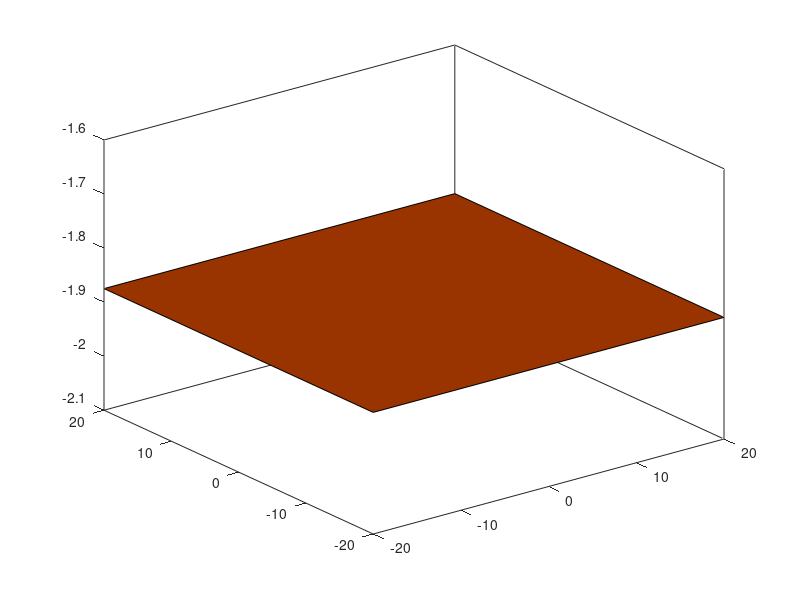

Write MATLAB code to recreate this figure. (Note: this script raises an error after producing the figure.)
clear all
format long
clear figure
clc

%just testing before implementing the algorithm to render the cone of
%vision emanating out of the sniper scope eye point
%rotation parameters of the rifle scope
phi = pi/4;
theta = 0;
%geomemtric params:
h = 0.5;
L1 = 5;
L2 = 1.5;
%field of vision params :
visual_angle = pi/4; 
y_max = 20; %cone of vision frontal distance limit (for plotting)
c = tan(visual_angle/2); %long run Field of vision length rate of change with respect to frontal distance y
%current positions of the scope ends  based on the parameters
A = [0;0;0];
B = zeros(3,1);
C = zeros(3,1); %position of the eye-side of the scope
D = zeros(3,1); %position of the other end of the scope
E = zeros(3,1);
F = zeros(3,1);
G = zeros(3,1);
H = zeros(3,1);

%% RIFLE LINE PLOTS INTITIALIZATION 
%% %%%%%%%%%%%%%%%%%%%%%%%%%%%%%%%%%%%%%%%%%%%%%%%%%%%%
%draw the ground (plane z = 0)
figure
x = [-y_max, y_max, y_max, -y_max]; %adding the ground at z = -0.375*L1 where the bipod legs stand up from 
y = [-y_max, -y_max, y_max, y_max];
z = [-0.375*L1, -0.375*L1, -0.375*L1, -0.375*L1];
fill3(x, y, z,[0.6 0.2 0.0]);
alpha(0.2); % Adjust transparency
hold on;
C_ref = scatter3([C(1,1)],[C(2,1)],[C(3,1)],'filled', 'b'); % Blue color for C and text saying C
C_text = text(C(1,1), C(2,1), C(3,1), '  C', 'Color', 'b'); 
hold on;
D_ref = scatter3([D(1,1)],[D(2,1)],[D(3,1)], 'filled', 'r'); % Red color for D and text saying D
D_text = text(D(1,1), D(2,1), D(3,1), '  D', 'Color', 'r'); 
hold on
S_ref = plot3([C(1,1) D(1,1)],[C(2,1) D(2,1)], [C(3,1) D(3,1)],'Color','black'); %segment line plot of the scope
set(S_ref,'LineWidth',3);
hold on;
B_ref = plot3([0 0],[0 0],[0 0],'Color','black','Linewidth',3); %body line plot
hold on;
Ls_ref =  plot3([0 0],[0 0],[0 0],'Color','black','Linewidth',3); %left scope support line plot
hold on;
Rs_ref =  plot3([0 0],[0 0],[0 0],'Color','black','Linewidth',3); %right scope support line plot
hold on;
Bl_ref =  plot3([0 0],[0 0],[0 0],'Color','black','Linewidth',3); %left bipod leg line plot
hold on;
Br_ref = plot3([0 0],[0 0],[0 0],'Color','black','Linewidth',3); %right bipod leg line plot
hold on
%% %%%%%%%%%%%%%%%%%%%%%%%%%%%%%%%%%%%%%%% cone and local scope coordinates line plots initialization
Y_hat = linspace(0,y_max,1001);
X_hat = [0*Y_hat 0*Y_hat c*Y_hat -c*Y_hat];
Z_hat = [c*Y_hat -c*Y_hat 0*Y_hat 0*Y_hat];
Y_hat = [Y_hat Y_hat Y_hat Y_hat];
X = [];
Y = [];
Z = [];
Cv_ref = scatter3([],[],[],'yellow','Marker','.'); %cone of vision object 
hold on;
v1_ref = plot3([0 0],[0 0],[0 0],'Color','r');  %basis vectors of the scope coordinate system line plots
set(v1_ref,'LineWidth',2);
hold on;
v2_ref = plot3([0 0],[0 0],[0 0],'Color','g');
set(v2_ref,'LineWidth',2);
hold on;
v3_ref = plot3([0 0],[0 0],[0 0],'Color','b');
set(v3_ref,'LineWidth',2);
hold on;
N = 1000; %number of vertices 
V = zeros(3,N); %generate a set of vertices that form a unit circle about the x-z axis of world coordinates
for i=1:N
    V(1,i) = cos(i*(2*pi)/(N));
    V(2,i) = 5;
    V(3,i) = sin(i*(2*pi)/(N));
end
scatter3(V(1,:),V(2,:),V(3,:),'red','Marker','.');
T = zeros(3,3); %matrix that transforms scope local coordinates into shifted coordinates about C
xlabel("X");
ylabel("Y");
zlabel("Z");
grid on
axis equal

%% OBJECT DEFINITION AND SCOPE SCREEN CREATION:
figure 
u = linspace(0,2*pi,1000);
x = cos(u);
y = sin(u);
Scope_hud = scatter(x,y,'black','Marker','.');
hold on;
plot([-1 1],[0 0],'black');
hold on;
plot([0 0],[-1 1],'black');
hold on;
W = zeros(3,N); %same vertices inside V but described in scope coordinates
Visible_W = []; %same vertices as those inside W but only the subset that is visible by the scope
Scope_handle = scatter(W(1,:),W(3,:),'red','Marker','.'); %initialize the scatter plot handle to the scope screen 
axis([-1,1,-1,1]);
xlabel("x");
ylabel("y");
title("Scope's perspective");
axis equal
grid on
% axis equal;

%% Visualization of the rifle in space with observable scope coordinate system
theta =0.5*pi;
phi = theta;

%compute the coordinates of both ends of the scope based on derivations
B = [L1*sin(phi)*cos(theta);L1*sin(phi)*sin(theta);L1*cos(phi)];
C = [h*sin(phi-pi/2)*cos(theta); h*sin(phi-pi/2)*sin(theta); h*cos(phi-pi/2)];
D = [sqrt(h^2+L2^2)*sin(phi-atan(h/L2))*cos(theta);sqrt(h^2+L2^2)*sin(phi-atan(h/L2))*sin(theta);sqrt(h^2+L2^2)*cos(phi-atan(h/L2))];
E = [0.5*L1*sin(phi)*cos(pi+theta);0.5*L1*sin(phi)*sin(pi+theta);0.5*L1*cos(phi-pi)];
F = [-0.25*L1;0;-0.375*L1];
G = [0.25*L1;0;-0.375*L1];
H = [L2*sin(phi)*cos(theta);L2*sin(phi)*sin(theta);L2*cos(phi)];

%update the data in their respective line plots 
set(C_ref, {'XData', 'YData', 'ZData'}, {C(1,1), C(2,1), C(3,1)});
set(D_ref, {'XData', 'YData', 'ZData'}, {D(1,1), D(2,1), D(3,1)});
set(C_text,'Position',[C(1,1), C(2,1), C(3,1)]);
set(D_text,'Position',[D(1,1), D(2,1), D(3,1)]);
set(S_ref, {'XData', 'YData', 'ZData'}, {[C(1,1) D(1,1)], [C(2,1) D(2,1)], [C(3,1) D(3,1)]});
set(B_ref,{'XData','YData','ZData'},{[E(1,1) B(1,1)],[E(2,1) B(2,1)], [E(3,1) B(3,1)]});
set(Ls_ref,{'XData','YData','ZData'},{[A(1,1) C(1,1)],[A(2,1) C(2,1)], [A(3,1) C(3,1)]});
set(Rs_ref,{'XData','YData','ZData'},{[H(1,1) D(1,1)],[H(2,1) D(2,1)],[H(3,1) D(3,1)]});
set(Bl_ref,{'XData','YData','ZData'},{[F(1,1) A(1,1)],[F(2,1) A(2,1)],[F(3,1) A(3,1)]});
set(Br_ref,{'XData','YData','ZData'},{[G(1,1) A(1,1)],[G(2,1) A(2,1)], [G(3,1) A(3,1)]});

%% cone of vision coordinate transformation 
%define matrix that maps scope coords->coords translated around C
T = GetCameraMatrix(theta,phi,L2,h);
%draw the basis vectors emanating from C
set(v1_ref,{'XData','YData','ZData'},{[C(1,1) C(1,1)+T(1,1)],[C(2,1) C(2,1)+T(2,1)],[C(3,1) C(3,1)+T(3,1)]});
set(v2_ref,{'XData','YData','ZData'},{[C(1,1) C(1,1)+T(1,2)],[C(2,1) C(2,1)+T(2,2)],[C(3,1) C(3,1)+T(3,2)]});
set(v3_ref,{'XData','YData','ZData'},{[C(1,1) C(1,1)+T(1,3)],[C(2,1) C(2,1)+T(2,3)],[C(3,1) C(3,1)+T(3,3)]});
%draw the cone of vision emanating from the eye side of the scope i.e. : C
for i=1:size(Y_hat,2)
    result_vect = T*[X_hat(i);Y_hat(i);Z_hat(i)]+C;
    X(i) = result_vect(1,1);
    Y(i) = result_vect(2,1);
    Z(i) = result_vect(3,1);
end
set(Cv_ref,{'XData','YData','ZData'},{X,Y,Z});
%% project visible vertices onto the scope screen (without taking into account depth )
%first find the vertices coordinates from scope which is done by
%using the inverse of T
T_inverse = inv(T);
W = T_inverse*V; %W now has the object vertices with respect to scope coordinate system
dir = T_inverse*C;
for col =1:size(W,2)
    W(:,col) = W(:,col)-dir;
end
near = 1;
far = 1000;
for i=1:size(W,2) %repeat the algorithm for each vertex (culling algorithm ie: taking only the vertices that are inside the visible region)
    if (near<= W(2,i)) && (W(2,i)<= far) %the object is frontally visible by scope
        if (abs(W(1,i)) <= c*W(2,i)) %the object is laterally visible by scope
%             z_max = sqrt((c*W(2,i))^2-(W(1,i))^2); %cone of vision model
              z_max = c*W(2,i); %view frustum model
            if (abs(W(3,i)) <= z_max) % the object is vertically visible and inside cone overall
                W(1,i) = (W(1,i))/(c*W(2,i)); %scale x coordinate based on y
                W(2,i) = 0; %projection onto y = 0 plane so set this to 0
                W(3,i) = (W(3,i))/(z_max); %scale z coordinate based on x and y.
                if (sqrt(W(1,i)^2+W(3,i)^2) <= 1) %inside the scope reticle
                    Visible_W = [Visible_W W(:,i)]; %it is inside the visible region so keep it 
                end
            end
        end
    end
end 
%set the data of scope scatter plot using the visible vertices 
if size(Visible_W,2) > 0
    set(Scope_handle,{'XData','YData'},{Visible_W(1,:),Visible_W(3,:)});
end
%draw the updated changes on all the plots and pause:
drawnow();
pause(0.001);
%clear the vectors used for another time
Visible_W = [];

%Function that finds the (World-C) -> Scope coordinates transformation matrix
function [T] = GetCameraMatrix(theta,phi,L2,h)
    C = [h*sin(phi-pi/2)*cos(theta); h*sin(phi-pi/2)*sin(theta); h*cos(phi-pi/2)]; %left end of the scope (where the eye is placed)
    D = [sqrt(h^2+L2^2)*sin(phi-atan(h/L2))*cos(theta);sqrt(h^2+L2^2)*sin(phi-atan(h/L2))*sin(theta);sqrt(h^2+L2^2)*cos(phi-atan(h/L2))]; %right end of scope 
    T(:,2) = (D-C)/(norm(D-C)); %frontal direction is given by the scope direction vector normalized 
    T(:,1) = [cos(theta-0.5*pi) sin(theta-0.5*pi) 0 ]; %a vector orthogonal to the scope direction vector such that whats on the right of the eye means positive x 
    T(:,3) = cross(T(:,1),T(:,2));
    T(:,3) = (T(:,3))/(norm(T(:,3)));
end

